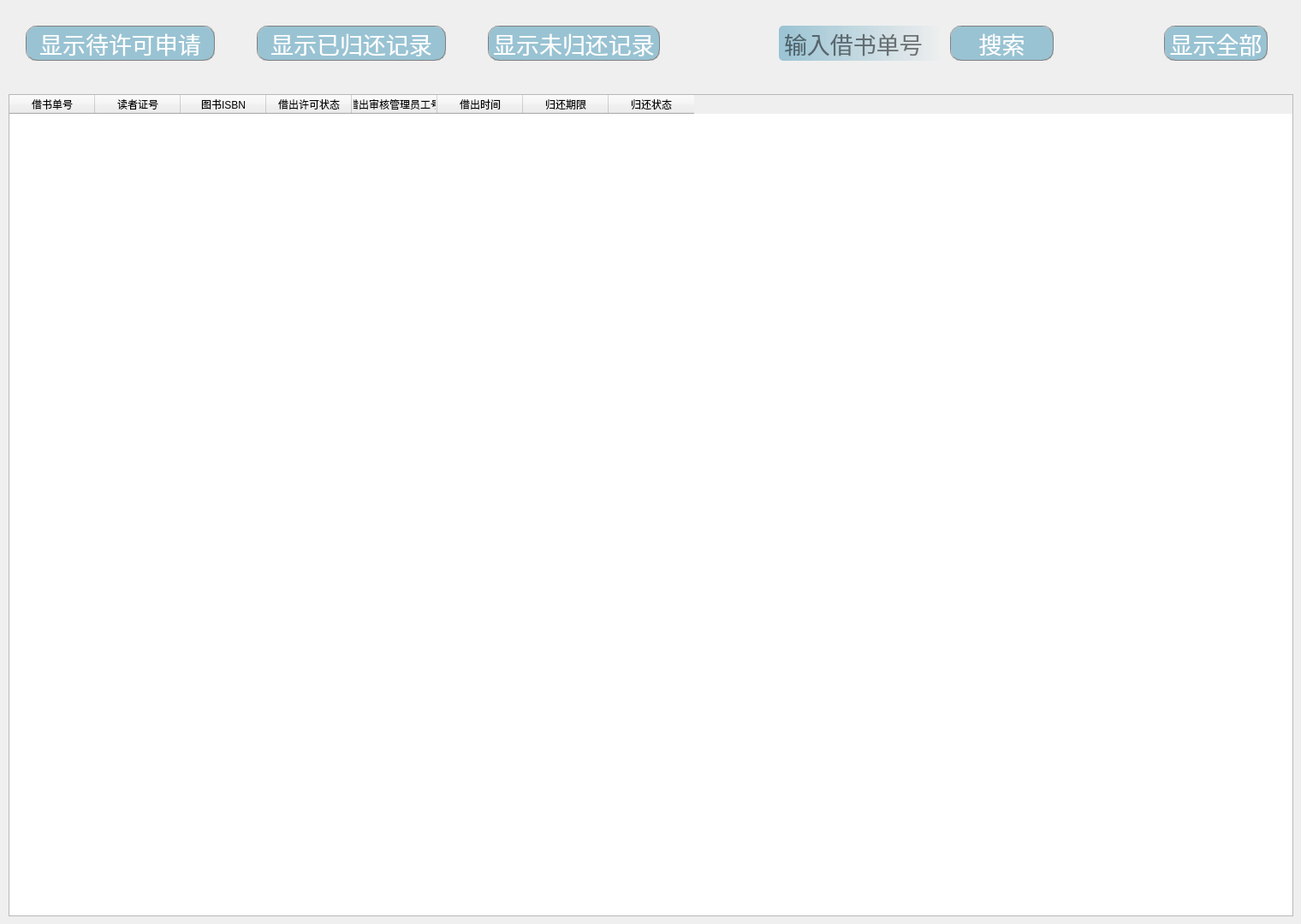
<?xml version="1.0" encoding="UTF-8"?>
<ui version="4.0">
 <class>BorrowHistory</class>
 <widget class="QWidget" name="BorrowHistory">
  <property name="geometry">
   <rect>
    <x>0</x>
    <y>0</y>
    <width>1520</width>
    <height>1080</height>
   </rect>
  </property>
  <property name="windowTitle">
   <string>Form</string>
  </property>
  <widget class="QPushButton" name="button_ok">
   <property name="geometry">
    <rect>
     <x>300</x>
     <y>30</y>
     <width>221</width>
     <height>41</height>
    </rect>
   </property>
   <property name="font">
    <font>
     <family>微软雅黑 Light</family>
     <pointsize>20</pointsize>
     <weight>50</weight>
     <bold>false</bold>
    </font>
   </property>
   <property name="styleSheet">
    <string notr="true">QPushButton{
border:1px groove gray;
border-radius:12px;
padding:2px 4px;
color: rgb(255, 255, 255);
background-color: rgba(153,195,211,255);
}
 
QPushButton:hover{
border:1px groove gray;
border-radius:12px;
padding:2px 4px;
color:  rgba(153,195,211,160);
background-color: rgba(153,195,211,180);
}
QPushButto:pressed{
border:1px groove gray;
border-radius:12px;
padding:2px 4px;
color: rgb(255, 255, 255);
background-color: rgba(153,195,211,100);
padding-left:6px;
padding-top:6px;
}</string>
   </property>
   <property name="text">
    <string>显示已归还记录</string>
   </property>
  </widget>
  <widget class="QPushButton" name="button_searchid">
   <property name="geometry">
    <rect>
     <x>1110</x>
     <y>30</y>
     <width>121</width>
     <height>41</height>
    </rect>
   </property>
   <property name="font">
    <font>
     <family>微软雅黑 Light</family>
     <pointsize>20</pointsize>
     <weight>50</weight>
     <bold>false</bold>
    </font>
   </property>
   <property name="styleSheet">
    <string notr="true">QPushButton{
border:1px groove gray;
border-radius:12px;
padding:2px 4px;
color: rgb(255, 255, 255);
background-color: rgba(153,195,211,255);
}
 
QPushButton:hover{
border:1px groove gray;
border-radius:12px;
padding:2px 4px;
color:  rgba(153,195,211,160);
background-color: rgba(153,195,211,180);
}
QPushButto:pressed{
border:1px groove gray;
border-radius:12px;
padding:2px 4px;
color: rgb(255, 255, 255);
background-color: rgba(153,195,211,100);
padding-left:6px;
padding-top:6px;
}</string>
   </property>
   <property name="text">
    <string>搜索</string>
   </property>
  </widget>
  <widget class="QPushButton" name="button_todo">
   <property name="geometry">
    <rect>
     <x>30</x>
     <y>30</y>
     <width>221</width>
     <height>41</height>
    </rect>
   </property>
   <property name="font">
    <font>
     <family>微软雅黑 Light</family>
     <pointsize>20</pointsize>
     <weight>50</weight>
     <bold>false</bold>
    </font>
   </property>
   <property name="styleSheet">
    <string notr="true">QPushButton{
border:1px groove gray;
border-radius:12px;
padding:2px 4px;
color: rgb(255, 255, 255);
background-color: rgba(153,195,211,255);
}
 
QPushButton:hover{
border:1px groove gray;
border-radius:12px;
padding:2px 4px;
color:  rgba(153,195,211,160);
background-color: rgba(153,195,211,180);
}
QPushButto:pressed{
border:1px groove gray;
border-radius:12px;
padding:2px 4px;
color: rgb(255, 255, 255);
background-color: rgba(153,195,211,100);
padding-left:6px;
padding-top:6px;
}</string>
   </property>
   <property name="text">
    <string>显示待许可申请</string>
   </property>
  </widget>
  <widget class="QTableWidget" name="tableWidget">
   <property name="geometry">
    <rect>
     <x>10</x>
     <y>110</y>
     <width>1501</width>
     <height>961</height>
    </rect>
   </property>
   <property name="contextMenuPolicy">
    <enum>Qt::DefaultContextMenu</enum>
   </property>
   <column>
    <property name="text">
     <string>借书单号</string>
    </property>
   </column>
   <column>
    <property name="text">
     <string>读者证号</string>
    </property>
   </column>
   <column>
    <property name="text">
     <string>图书ISBN</string>
    </property>
   </column>
   <column>
    <property name="text">
     <string>借出许可状态</string>
    </property>
   </column>
   <column>
    <property name="text">
     <string>借出审核管理员工号</string>
    </property>
   </column>
   <column>
    <property name="text">
     <string>借出时间</string>
    </property>
   </column>
   <column>
    <property name="text">
     <string>归还期限</string>
    </property>
   </column>
   <column>
    <property name="text">
     <string>归还状态</string>
    </property>
   </column>
  </widget>
  <widget class="QPushButton" name="button_all">
   <property name="geometry">
    <rect>
     <x>1360</x>
     <y>30</y>
     <width>121</width>
     <height>41</height>
    </rect>
   </property>
   <property name="font">
    <font>
     <family>微软雅黑 Light</family>
     <pointsize>20</pointsize>
     <weight>50</weight>
     <bold>false</bold>
    </font>
   </property>
   <property name="styleSheet">
    <string notr="true">QPushButton{
border:1px groove gray;
border-radius:12px;
padding:2px 4px;
color: rgb(255, 255, 255);
background-color: rgba(153,195,211,255);
}
 
QPushButton:hover{
border:1px groove gray;
border-radius:12px;
padding:2px 4px;
color:  rgba(153,195,211,160);
background-color: rgba(153,195,211,180);
}
QPushButto:pressed{
border:1px groove gray;
border-radius:12px;
padding:2px 4px;
color: rgb(255, 255, 255);
background-color: rgba(153,195,211,100);
padding-left:6px;
padding-top:6px;
}</string>
   </property>
   <property name="text">
    <string>显示全部</string>
   </property>
  </widget>
  <widget class="QLineEdit" name="searchle">
   <property name="geometry">
    <rect>
     <x>910</x>
     <y>30</y>
     <width>191</width>
     <height>41</height>
    </rect>
   </property>
   <property name="font">
    <font>
     <family>微软雅黑 Light</family>
     <pointsize>20</pointsize>
    </font>
   </property>
   <property name="acceptDrops">
    <bool>false</bool>
   </property>
   <property name="styleSheet">
    <string notr="true">border-radius:5px;
padding:2px 4px;
background-color: qlineargradient(spread:pad, x1:0, y1:0, x2:1, y2:0, stop:0 rgba(153,195,211,255), stop:1 rgba(152,195,212, 0));</string>
   </property>
   <property name="maxLength">
    <number>16</number>
   </property>
   <property name="placeholderText">
    <string>输入借书单号</string>
   </property>
   <property name="clearButtonEnabled">
    <bool>true</bool>
   </property>
  </widget>
  <widget class="QPushButton" name="button_no">
   <property name="geometry">
    <rect>
     <x>570</x>
     <y>30</y>
     <width>201</width>
     <height>41</height>
    </rect>
   </property>
   <property name="font">
    <font>
     <family>微软雅黑 Light</family>
     <pointsize>20</pointsize>
     <weight>50</weight>
     <bold>false</bold>
    </font>
   </property>
   <property name="styleSheet">
    <string notr="true">QPushButton{
border:1px groove gray;
border-radius:12px;
padding:2px 4px;
color: rgb(255, 255, 255);
background-color: rgba(153,195,211,255);
}
 
QPushButton:hover{
border:1px groove gray;
border-radius:12px;
padding:2px 4px;
color:  rgba(153,195,211,160);
background-color: rgba(153,195,211,180);
}
QPushButto:pressed{
border:1px groove gray;
border-radius:12px;
padding:2px 4px;
color: rgb(255, 255, 255);
background-color: rgba(153,195,211,100);
padding-left:6px;
padding-top:6px;
}</string>
   </property>
   <property name="text">
    <string>显示未归还记录</string>
   </property>
  </widget>
 </widget>
 <resources/>
 <connections/>
</ui>
